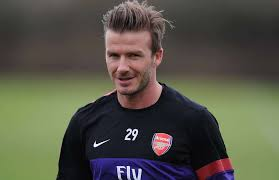
#> input picture beckham.jpeg, 279 x 180 px
$ python face_detection.py
#> lines starting #> are read from the running program, lines starting #| are printed output that depends on the picture; after the words box and inside, x2 and y2 are one past the last pixel; in counts of white or black regions, pixels touching at a corner belong together
import cv2
import numpy as np

face_cascade = cv2.CascadeClassifier('haarcascade_frontalface_default.xml')

pic = cv2.imread('beckham.jpeg')
#> pic is the input picture: shape (180, 279, 3); mean B, G, R 70.8, 83.7, 84.9
scale_factor = 1.3

while 1:
	faces = face_cascade.detectMultiScale(pic,scale_factor,5)
#> faces = [[95, 31, 63, 63]]

	for (x,y,w,h) in faces:
		cv2.rectangle(pic, (x,y), (x+w, y+h), (255,0,0), 2)
		font = cv2.FONT_HERSHEY_SIMPLEX
		cv2.putText(pic, "Beckham", (x,y), font, 2, (255, 0, 0), 2, cv2.LINE_AA)
#> this loop made 1 pass
#> (x, y, w, h, font) on pass 1: (95, 31, 63, 63, 0)
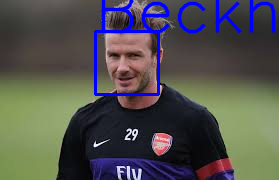
#> pic: shape (180, 279, 3); 5.44% of pixels changed, all inside (x1, y1, x2, y2) = (94, 0, 276, 96)

	print("Number of faces found ", len(faces))
#| Number of faces found  1
	cv2.imshow('face', pic)
	k = cv2.waitKey(30) and 0xFF
#> (key Esc is pressed here)

	if k==2:
		break

cv2.destroyAllWindows()
